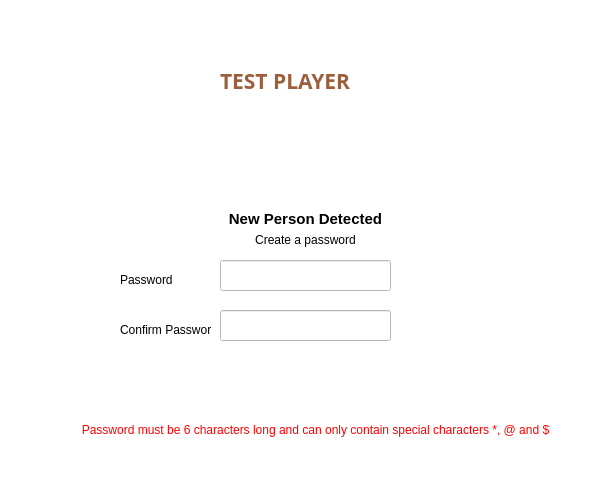
<?xml version="1.0" encoding="UTF-8"?>
<ui version="4.0">
 <class>Form</class>
 <widget class="QWidget" name="Form">
  <property name="geometry">
   <rect>
    <x>0</x>
    <y>0</y>
    <width>599</width>
    <height>492</height>
   </rect>
  </property>
  <property name="palette">
   <palette>
    <active>
     <colorrole role="WindowText">
      <brush brushstyle="SolidPattern">
       <color alpha="255">
        <red>0</red>
        <green>0</green>
        <blue>0</blue>
       </color>
      </brush>
     </colorrole>
     <colorrole role="Button">
      <brush brushstyle="SolidPattern">
       <color alpha="255">
        <red>255</red>
        <green>255</green>
        <blue>255</blue>
       </color>
      </brush>
     </colorrole>
     <colorrole role="Light">
      <brush brushstyle="SolidPattern">
       <color alpha="255">
        <red>255</red>
        <green>255</green>
        <blue>255</blue>
       </color>
      </brush>
     </colorrole>
     <colorrole role="Midlight">
      <brush brushstyle="SolidPattern">
       <color alpha="255">
        <red>255</red>
        <green>255</green>
        <blue>255</blue>
       </color>
      </brush>
     </colorrole>
     <colorrole role="Dark">
      <brush brushstyle="SolidPattern">
       <color alpha="255">
        <red>127</red>
        <green>127</green>
        <blue>127</blue>
       </color>
      </brush>
     </colorrole>
     <colorrole role="Mid">
      <brush brushstyle="SolidPattern">
       <color alpha="255">
        <red>170</red>
        <green>170</green>
        <blue>170</blue>
       </color>
      </brush>
     </colorrole>
     <colorrole role="Text">
      <brush brushstyle="SolidPattern">
       <color alpha="255">
        <red>0</red>
        <green>0</green>
        <blue>0</blue>
       </color>
      </brush>
     </colorrole>
     <colorrole role="BrightText">
      <brush brushstyle="SolidPattern">
       <color alpha="255">
        <red>255</red>
        <green>255</green>
        <blue>255</blue>
       </color>
      </brush>
     </colorrole>
     <colorrole role="ButtonText">
      <brush brushstyle="SolidPattern">
       <color alpha="255">
        <red>0</red>
        <green>0</green>
        <blue>0</blue>
       </color>
      </brush>
     </colorrole>
     <colorrole role="Base">
      <brush brushstyle="SolidPattern">
       <color alpha="255">
        <red>255</red>
        <green>255</green>
        <blue>255</blue>
       </color>
      </brush>
     </colorrole>
     <colorrole role="Window">
      <brush brushstyle="SolidPattern">
       <color alpha="255">
        <red>255</red>
        <green>255</green>
        <blue>255</blue>
       </color>
      </brush>
     </colorrole>
     <colorrole role="Shadow">
      <brush brushstyle="SolidPattern">
       <color alpha="255">
        <red>0</red>
        <green>0</green>
        <blue>0</blue>
       </color>
      </brush>
     </colorrole>
     <colorrole role="AlternateBase">
      <brush brushstyle="SolidPattern">
       <color alpha="255">
        <red>255</red>
        <green>255</green>
        <blue>255</blue>
       </color>
      </brush>
     </colorrole>
     <colorrole role="ToolTipBase">
      <brush brushstyle="SolidPattern">
       <color alpha="255">
        <red>255</red>
        <green>255</green>
        <blue>220</blue>
       </color>
      </brush>
     </colorrole>
     <colorrole role="ToolTipText">
      <brush brushstyle="SolidPattern">
       <color alpha="255">
        <red>0</red>
        <green>0</green>
        <blue>0</blue>
       </color>
      </brush>
     </colorrole>
    </active>
    <inactive>
     <colorrole role="WindowText">
      <brush brushstyle="SolidPattern">
       <color alpha="255">
        <red>0</red>
        <green>0</green>
        <blue>0</blue>
       </color>
      </brush>
     </colorrole>
     <colorrole role="Button">
      <brush brushstyle="SolidPattern">
       <color alpha="255">
        <red>255</red>
        <green>255</green>
        <blue>255</blue>
       </color>
      </brush>
     </colorrole>
     <colorrole role="Light">
      <brush brushstyle="SolidPattern">
       <color alpha="255">
        <red>255</red>
        <green>255</green>
        <blue>255</blue>
       </color>
      </brush>
     </colorrole>
     <colorrole role="Midlight">
      <brush brushstyle="SolidPattern">
       <color alpha="255">
        <red>255</red>
        <green>255</green>
        <blue>255</blue>
       </color>
      </brush>
     </colorrole>
     <colorrole role="Dark">
      <brush brushstyle="SolidPattern">
       <color alpha="255">
        <red>127</red>
        <green>127</green>
        <blue>127</blue>
       </color>
      </brush>
     </colorrole>
     <colorrole role="Mid">
      <brush brushstyle="SolidPattern">
       <color alpha="255">
        <red>170</red>
        <green>170</green>
        <blue>170</blue>
       </color>
      </brush>
     </colorrole>
     <colorrole role="Text">
      <brush brushstyle="SolidPattern">
       <color alpha="255">
        <red>0</red>
        <green>0</green>
        <blue>0</blue>
       </color>
      </brush>
     </colorrole>
     <colorrole role="BrightText">
      <brush brushstyle="SolidPattern">
       <color alpha="255">
        <red>255</red>
        <green>255</green>
        <blue>255</blue>
       </color>
      </brush>
     </colorrole>
     <colorrole role="ButtonText">
      <brush brushstyle="SolidPattern">
       <color alpha="255">
        <red>0</red>
        <green>0</green>
        <blue>0</blue>
       </color>
      </brush>
     </colorrole>
     <colorrole role="Base">
      <brush brushstyle="SolidPattern">
       <color alpha="255">
        <red>255</red>
        <green>255</green>
        <blue>255</blue>
       </color>
      </brush>
     </colorrole>
     <colorrole role="Window">
      <brush brushstyle="SolidPattern">
       <color alpha="255">
        <red>255</red>
        <green>255</green>
        <blue>255</blue>
       </color>
      </brush>
     </colorrole>
     <colorrole role="Shadow">
      <brush brushstyle="SolidPattern">
       <color alpha="255">
        <red>0</red>
        <green>0</green>
        <blue>0</blue>
       </color>
      </brush>
     </colorrole>
     <colorrole role="AlternateBase">
      <brush brushstyle="SolidPattern">
       <color alpha="255">
        <red>255</red>
        <green>255</green>
        <blue>255</blue>
       </color>
      </brush>
     </colorrole>
     <colorrole role="ToolTipBase">
      <brush brushstyle="SolidPattern">
       <color alpha="255">
        <red>255</red>
        <green>255</green>
        <blue>220</blue>
       </color>
      </brush>
     </colorrole>
     <colorrole role="ToolTipText">
      <brush brushstyle="SolidPattern">
       <color alpha="255">
        <red>0</red>
        <green>0</green>
        <blue>0</blue>
       </color>
      </brush>
     </colorrole>
    </inactive>
    <disabled>
     <colorrole role="WindowText">
      <brush brushstyle="SolidPattern">
       <color alpha="255">
        <red>127</red>
        <green>127</green>
        <blue>127</blue>
       </color>
      </brush>
     </colorrole>
     <colorrole role="Button">
      <brush brushstyle="SolidPattern">
       <color alpha="255">
        <red>255</red>
        <green>255</green>
        <blue>255</blue>
       </color>
      </brush>
     </colorrole>
     <colorrole role="Light">
      <brush brushstyle="SolidPattern">
       <color alpha="255">
        <red>255</red>
        <green>255</green>
        <blue>255</blue>
       </color>
      </brush>
     </colorrole>
     <colorrole role="Midlight">
      <brush brushstyle="SolidPattern">
       <color alpha="255">
        <red>255</red>
        <green>255</green>
        <blue>255</blue>
       </color>
      </brush>
     </colorrole>
     <colorrole role="Dark">
      <brush brushstyle="SolidPattern">
       <color alpha="255">
        <red>127</red>
        <green>127</green>
        <blue>127</blue>
       </color>
      </brush>
     </colorrole>
     <colorrole role="Mid">
      <brush brushstyle="SolidPattern">
       <color alpha="255">
        <red>170</red>
        <green>170</green>
        <blue>170</blue>
       </color>
      </brush>
     </colorrole>
     <colorrole role="Text">
      <brush brushstyle="SolidPattern">
       <color alpha="255">
        <red>127</red>
        <green>127</green>
        <blue>127</blue>
       </color>
      </brush>
     </colorrole>
     <colorrole role="BrightText">
      <brush brushstyle="SolidPattern">
       <color alpha="255">
        <red>255</red>
        <green>255</green>
        <blue>255</blue>
       </color>
      </brush>
     </colorrole>
     <colorrole role="ButtonText">
      <brush brushstyle="SolidPattern">
       <color alpha="255">
        <red>127</red>
        <green>127</green>
        <blue>127</blue>
       </color>
      </brush>
     </colorrole>
     <colorrole role="Base">
      <brush brushstyle="SolidPattern">
       <color alpha="255">
        <red>255</red>
        <green>255</green>
        <blue>255</blue>
       </color>
      </brush>
     </colorrole>
     <colorrole role="Window">
      <brush brushstyle="SolidPattern">
       <color alpha="255">
        <red>255</red>
        <green>255</green>
        <blue>255</blue>
       </color>
      </brush>
     </colorrole>
     <colorrole role="Shadow">
      <brush brushstyle="SolidPattern">
       <color alpha="255">
        <red>0</red>
        <green>0</green>
        <blue>0</blue>
       </color>
      </brush>
     </colorrole>
     <colorrole role="AlternateBase">
      <brush brushstyle="SolidPattern">
       <color alpha="255">
        <red>255</red>
        <green>255</green>
        <blue>255</blue>
       </color>
      </brush>
     </colorrole>
     <colorrole role="ToolTipBase">
      <brush brushstyle="SolidPattern">
       <color alpha="255">
        <red>255</red>
        <green>255</green>
        <blue>220</blue>
       </color>
      </brush>
     </colorrole>
     <colorrole role="ToolTipText">
      <brush brushstyle="SolidPattern">
       <color alpha="255">
        <red>0</red>
        <green>0</green>
        <blue>0</blue>
       </color>
      </brush>
     </colorrole>
    </disabled>
   </palette>
  </property>
  <property name="windowTitle">
   <string>Form</string>
  </property>
  <widget class="QLabel" name="label_5">
   <property name="geometry">
    <rect>
     <x>220</x>
     <y>209</y>
     <width>171</width>
     <height>20</height>
    </rect>
   </property>
   <property name="font">
    <font>
     <pointsize>11</pointsize>
     <weight>75</weight>
     <bold>true</bold>
    </font>
   </property>
   <property name="text">
    <string>New Person Detected</string>
   </property>
   <property name="alignment">
    <set>Qt::AlignCenter</set>
   </property>
  </widget>
  <widget class="QLabel" name="label_2">
   <property name="geometry">
    <rect>
     <x>250</x>
     <y>100</y>
     <width>101</width>
     <height>101</height>
    </rect>
   </property>
   <property name="maximumSize">
    <size>
     <width>101</width>
     <height>101</height>
    </size>
   </property>
   <property name="styleSheet">
    <string notr="true"/>
   </property>
   <property name="text">
    <string/>
   </property>
   <property name="pixmap">
    <pixmap>../bin/user-icon4.png</pixmap>
   </property>
   <property name="scaledContents">
    <bool>true</bool>
   </property>
  </widget>
  <widget class="QLineEdit" name="pass_ent2">
   <property name="geometry">
    <rect>
     <x>220</x>
     <y>310</y>
     <width>171</width>
     <height>31</height>
    </rect>
   </property>
   <property name="echoMode">
    <enum>QLineEdit::Password</enum>
   </property>
  </widget>
  <widget class="QLineEdit" name="pass_ent">
   <property name="geometry">
    <rect>
     <x>220</x>
     <y>260</y>
     <width>171</width>
     <height>31</height>
    </rect>
   </property>
   <property name="echoMode">
    <enum>QLineEdit::Password</enum>
   </property>
  </widget>
  <widget class="QPushButton" name="login_btn">
   <property name="geometry">
    <rect>
     <x>410</x>
     <y>280</y>
     <width>101</width>
     <height>41</height>
    </rect>
   </property>
   <property name="cursor">
    <cursorShape>PointingHandCursor</cursorShape>
   </property>
   <property name="styleSheet">
    <string notr="true">image: url(../bin/login.jpeg);
border-color: rgb(0, 85, 255,0);
border-style:outset;
border-width:2px;
border-radius:10px;</string>
   </property>
   <property name="text">
    <string/>
   </property>
   <property name="icon">
    <iconset>
     <normaloff>../bin/login.jpeg</normaloff>../bin/login.jpeg</iconset>
   </property>
   <property name="iconSize">
    <size>
     <width>100</width>
     <height>100</height>
    </size>
   </property>
  </widget>
  <widget class="QLabel" name="label_6">
   <property name="geometry">
    <rect>
     <x>0</x>
     <y>0</y>
     <width>71</width>
     <height>71</height>
    </rect>
   </property>
   <property name="maximumSize">
    <size>
     <width>71</width>
     <height>71</height>
    </size>
   </property>
   <property name="styleSheet">
    <string notr="true"/>
   </property>
   <property name="text">
    <string/>
   </property>
   <property name="pixmap">
    <pixmap>../bin/images/logo.jpg</pixmap>
   </property>
   <property name="scaledContents">
    <bool>true</bool>
   </property>
  </widget>
  <widget class="QLabel" name="label">
   <property name="geometry">
    <rect>
     <x>220</x>
     <y>66</y>
     <width>171</width>
     <height>30</height>
    </rect>
   </property>
   <property name="font">
    <font>
     <family>Imprint MT Shadow</family>
     <pointsize>16</pointsize>
     <weight>75</weight>
     <italic>false</italic>
     <bold>true</bold>
     <underline>false</underline>
    </font>
   </property>
   <property name="styleSheet">
    <string notr="true">color: rgb(156, 95, 60);


</string>
   </property>
   <property name="text">
    <string>TEST PLAYER</string>
   </property>
  </widget>
  <widget class="QLabel" name="label_3">
   <property name="geometry">
    <rect>
     <x>120</x>
     <y>320</y>
     <width>91</width>
     <height>20</height>
    </rect>
   </property>
   <property name="text">
    <string>Confirm Password</string>
   </property>
  </widget>
  <widget class="QLabel" name="label_4">
   <property name="geometry">
    <rect>
     <x>120</x>
     <y>270</y>
     <width>71</width>
     <height>20</height>
    </rect>
   </property>
   <property name="text">
    <string>Password</string>
   </property>
   <property name="alignment">
    <set>Qt::AlignLeading|Qt::AlignLeft|Qt::AlignVCenter</set>
   </property>
  </widget>
  <widget class="QLabel" name="label_7">
   <property name="geometry">
    <rect>
     <x>220</x>
     <y>230</y>
     <width>171</width>
     <height>20</height>
    </rect>
   </property>
   <property name="font">
    <font>
     <pointsize>9</pointsize>
    </font>
   </property>
   <property name="text">
    <string>Create a password</string>
   </property>
   <property name="alignment">
    <set>Qt::AlignCenter</set>
   </property>
  </widget>
  <widget class="QLabel" name="label_8">
   <property name="geometry">
    <rect>
     <x>50</x>
     <y>420</y>
     <width>531</width>
     <height>20</height>
    </rect>
   </property>
   <property name="font">
    <font>
     <pointsize>9</pointsize>
    </font>
   </property>
   <property name="styleSheet">
    <string notr="true">color: rgb(255, 0, 0);</string>
   </property>
   <property name="text">
    <string>Password must be 6 characters long and can only contain special characters *, @ and $</string>
   </property>
   <property name="alignment">
    <set>Qt::AlignCenter</set>
   </property>
  </widget>
 </widget>
 <resources/>
 <connections/>
</ui>
